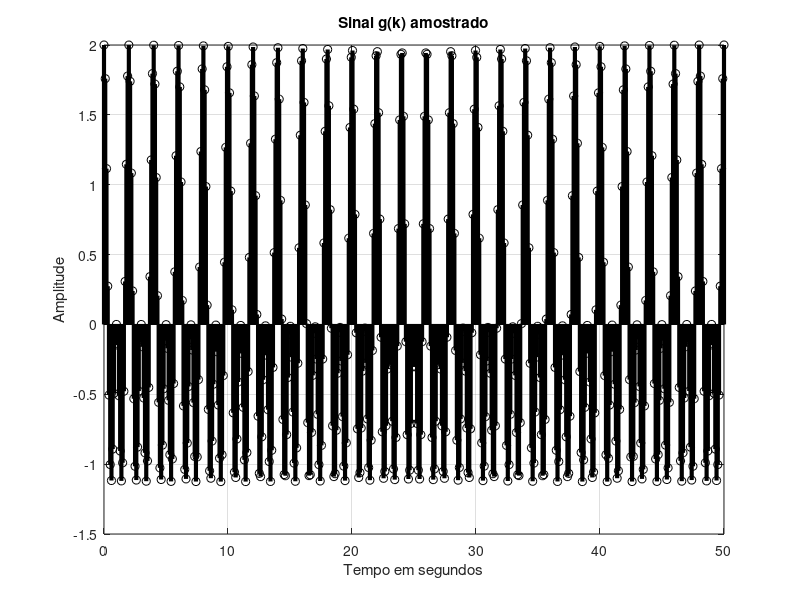
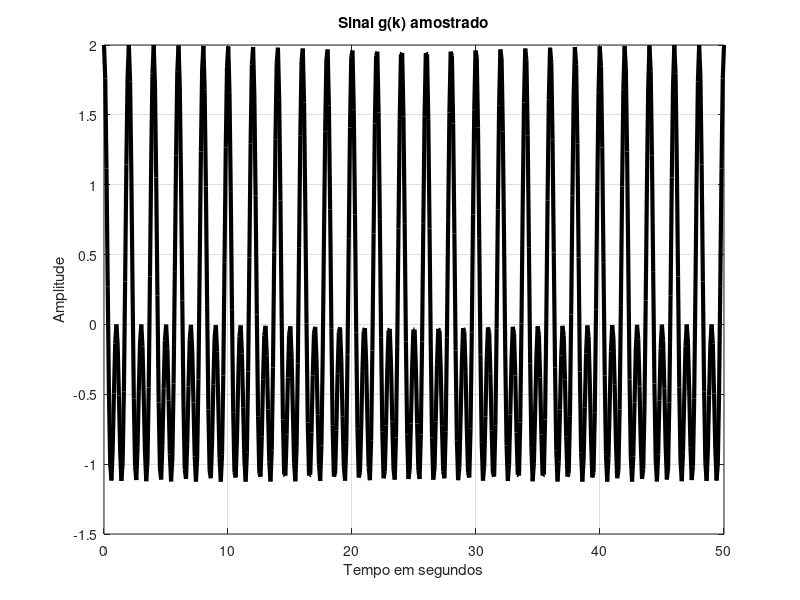
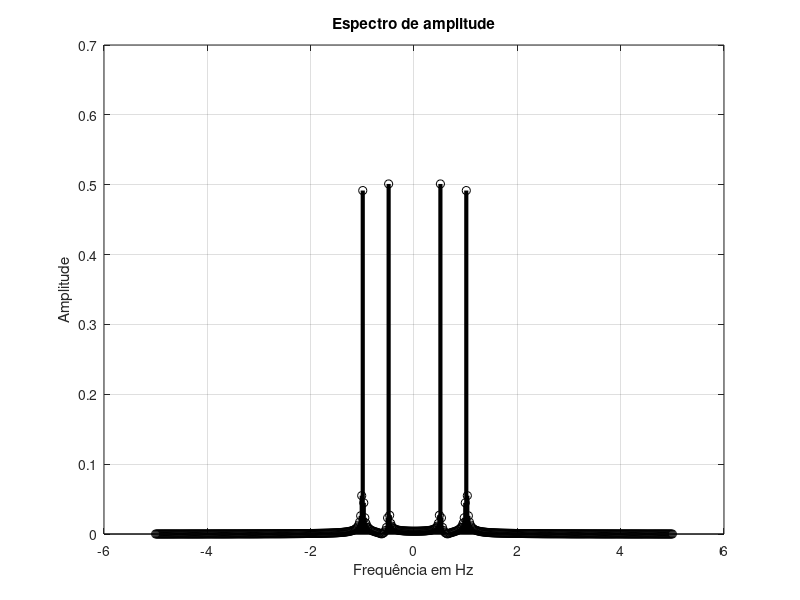

The MATLAB source for these figures, in order:
%%%%%%%%%%%%%%%%%%%%%%%%%%%%%%%%%%%%%%%%%%%%%%%%%%%%%%%%%%%%%%%%%%%%%% 0 - Proposta %% %%  a. implementar a série discreta%%  Xn = 1/N somatoria_{k=0}^{N-1} gk(k) exp(-j*n*k*2*pi/N)%%  b. visualizar graficamente%%  c. interpretar o resultado%%  d. comparar com tempo%%%%  Trabalho em Octave *.m%%%%  a. Analisar as cinco vogais: Xa, Xe, Xi, Xo, e Xu.%%  b. Os tempos de execução de cada vogal.%%  c. O que você observa de diferente em cada série de Fourier.%%  d. Você conseguiria analisar no tempo?%%  e. Como você transformaria o "for" em produto matricial como foi feito na teoria?%%  %%  Entrega 23/03 até 23:59 - individual%%%%  Reposição 07/04 e 14/04%%%%  %%%%%%%%%%%%%%%%%%%%%%%%%%%%%%%%%%%%%%%%%%%%%%%%%%%%%%%%%%%%%%%%%%%%%% 1 - Preparação do código %% %% Boas práticas: limpeza de variáveis; variáveis globais%% Constantes; carregar bibliotecas;...%%%%% Limpezaclc;          % limpa visual da tela de comandosclose all;    % limpa as figurasclear all;    % limpa as variáveis%%%%%%%%%%%%%%%%%%%%%%%%%%%%%%%%%%%%%%%%%%%%%%%%%%%%%%%%%%%%%%%%%%%%%% 2 - Sinal: calibração e sinal real%%%% trabalhar com um sinal amostrado%% %%% sinal artificial de referência - calibrar o Fourier nas mesmas condições%%%% criar um senoide artificial: amplitude - Ap, frequência - fo e fase - theta%% %%   sinal = Ap * cos (2 * pi * fo * t + theta)%%% configuração do sinal artificialfs      = 10;                       % frequência de amostragemAp      = 1;                        % amplitude do sinal artificialfo      = 1;                        % frequência do sinal artificial em Hztheta   = 0;                        % fase do sinal artificial em radianosTo      = 1/fo;                     % determino o período do meu sinalNp      = 50;                       % número de períodos em análiset       = linspace(0,Np*To,Np*fs);  % tempo total do sinalgk      = Ap*cos(2*pi*t+theta);     % sinal artificialgk      = gk + Ap*cos(1*pi*t+theta);    % adicionando o drobro da frequência%%% Visualizaçãofigure(1)stem(t,gk,'k-','linewidth',3)         % configura plot(x,y, cor azul e linha cheia)xlabel('Tempo em segundos')           % tempo em segundosylabel('Amplitude')                   % amplitude em voltstitle('Sinal g(k) amostrado')         % títulogrid%%% recuperar o sinal a partir de um arquivo - real% [gk,fs] = audioread ('a.wav');     % transformei um arquivo .wav em um vetor g(k)                                     % recuperei a taxa de amostragem - fs%%%%%%%%%%%%%%%%%%%%%%%%%%%%%%%%%%%%%%%%%%%%%%%%%%%%%%%%%%%%%%%%%%%%%%  3 - Pré - processamento%%%%%%  Xn = 1/N somatoria_{k=0}^{N-1} gk(k) exp(-j*n*k*2*pi/N)N       = length(gk);               % número de pontos do sinal em análiseTs      = 1/fs;                     % tempo de amostragemws      = 2*pi*fs;                  % frequência anngularduracao = N*Ts;                     % Duração do sinaltempo   = linspace(0,N*Ts,N);       % vetor tempo computacionalfmax    = fs/2;                     % frequência máxima de amostragemfrequencia = linspace(-fs/2,fs/2,N);% vetor de frequências de Fourierresolucao  = fs/N;                  % resoluÇào em frequência%%%%%%%%%%%%%%%%%%%%%%%%%%%%%%%%%%%%%%%%%%%%%%%%%%%%%%%%%%%%%%%%%%%%%%  4 - Fourier%%%%%%  Xn = 1/N somatoria_{k=0}^{N-1} gk(k) exp(-j*n*k*2*pi/N)%%% usando a estrutura do tipo "for ... end"tic;                                % inicia um contador%%%%%%%%%%%%%%%%%%%%%%%%%%%%%%%%%%%%%%%%%%%%%%%%%%%%%%%%%%%%%%%%%%%%for n = 0 : N-1                     % N pontos    aux_k = 0;                        % inicia com zero      for k = 0 :  N-1              %  N pontos - somatoria_{k=0}^{N-1}                %%% gk(k) exp(-j*n*k*2*pi/N)        %%% +1 --> transforma k de variável matemática para ponteiro                aux_k  = aux_k + gk(k+1)*exp(-j*n*k*2*pi/N);              end            %%% +1 --> transforma n de variável matemática para ponteiro            Xn(n+1) = aux_k/N;              % valor final para n fixo - Fourier      endXn  = fftshift(Xn);                   % rotaciona o resultado de Fourier        %%%%%%%%%%%%%%%%%%%%%%%%%%%%%%%%%%%%%%%%%%%%%%%%%%%%%%%%%%%%%%%%%%%%toc;                                % estima o tempo de duração              %%% estrutura matricialtic;                                % inicia um contador%%%%%%%%%%%%%%%%%%%%%%%%%%%%%%%%%%%%%%%%%%%%%%%%%%%%%%%%%%%%%%%%%%%%%%%%%%%%%%%%%%%%%%%%%%%%%%%%%%%%%%%%%%%%%%%%%%%%%%%%%%%%%%%%%%%%%%%%toc;  %%%%%%%%%%%%%%%%%%%%%%%%%%%%%%%%%%%%%%%%%%%%%%%%%%%%%%%%%%%%%%%%%%%%%%  5 -  Visualização%%%%figure(2)plot(tempo,gk,'k-','linewidth',3)     % configura plot(x,y, cor azul e linha cheia)xlabel('Tempo em segundos')           % tempo em segundosylabel('Amplitude')                   % amplitude em voltstitle('Sinal g(k) amostrado')         % títulogridfigure(3)stem(frequencia,abs(Xn),'k-','linewidth',3)                % configura plot(x,y, cor azul e linha cheia)xlabel('Frequência em Hz')                 % tempo em segundosylabel('Amplitude')                        % amplitude em voltstitle('Espectro de amplitude')             % títulogrid